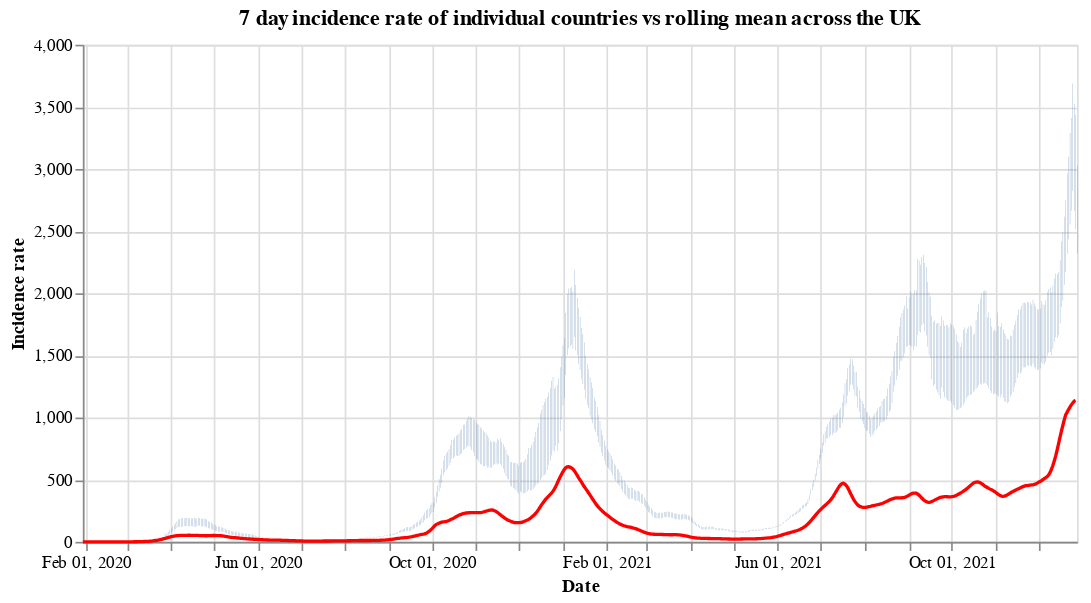

Notebook code for this chart:
### Code cell
#collapse
countries = uk_cases['areaName'].unique()
countries.sort()

selection = alt.selection_single(
    name='Select',
    fields=['areaName'],
    init={'areaName': 'Wales'},
    bind={'areaName': alt.binding_select(options=countries)}
)

# scatter plot, modify opacity based on selection
bars = alt.Chart(uk_cases).mark_bar().add_selection(
    selection
).encode(
    x=alt.X("yearmonthdate(date):T", axis=alt.Axis(title='Date')),
    y=alt.Y("weeklyCasesRate:Q", axis=alt.Axis(title='Incidence rate')),
    tooltip='weeklyCasesRate:Q',
    opacity=alt.condition(selection, alt.value(1), alt.value(0))
).properties(title=f'7 day incidence rate of individual countries vs rolling mean across the UK', width=600)

line = alt.Chart(overview_cases).mark_line(
    color='red',
    size=2,
).transform_window(
    rolling_mean='mean(weeklyCasesRate)',
    frame=[0, 7]
).encode(
    x='yearmonthdate(date):T',
    y='rolling_mean:Q'
)

alt.layer(bars, line)

### Figure 1 — Vega-Lite specification as saved in the notebook (floating-point values rounded to 4 significant figures; data arrays with more than 128 entries replaced by an {"elided": "..."} marker saying what was removed)
{"config": {"view": {"continuousWidth": 400, "continuousHeight": 300}}, "layer": [{"data": {"name": "data-e45089b94ed6266f6b2c561e2576aeaf"}, "mark": "bar", "encoding": {"opacity": {"condition": {"value": 1, "selection": "Select"}, "value": 0}, "tooltip": {"type": "quantitative", "field": "weeklyCasesRate"}, "x": {"type": "temporal", "axis": {"title": "Date"}, "field": "date", "timeUnit": "yearmonthdate"}, "y": {"type": "quantitative", "axis": {"title": "Incidence rate"}, "field": "weeklyCasesRate"}}, "selection": {"Select": {"type": "single", "fields": ["areaName"], "init": {"areaName": "Wales"}, "bind": {"areaName": {"input": "select", "options": ["England", "Northern Ireland", "Scotland", "Wales"]}}}}, "title": "7 day incidence rate of individual countries vs rolling mean across the UK", "width": 600}, {"data": {"name": "data-5d4645aa1b88d8a014fca8aedeef0c08"}, "mark": {"type": "line", "color": "red", "size": 2}, "encoding": {"x": {"type": "temporal", "field": "date", "timeUnit": "yearmonthdate"}, "y": {"type": "quantitative", "field": "rolling_mean"}}, "transform": [{"window": [{"op": "mean", "field": "weeklyCasesRate", "as": "rolling_mean"}], "frame": [0, 7]}]}], "$schema": "https://vega.github.io/schema/vega-lite/v4.8.1.json", "datasets": {"data-e45089b94ed6266f6b2c561e2576aeaf": {"elided": "2700 records"}, "data-5d4645aa1b88d8a014fca8aedeef0c08": {"elided": "698 records"}}}
